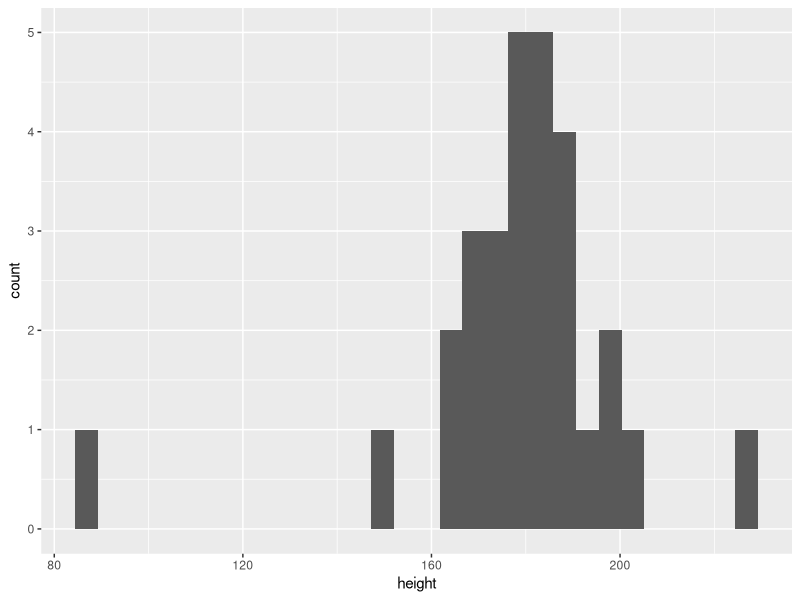
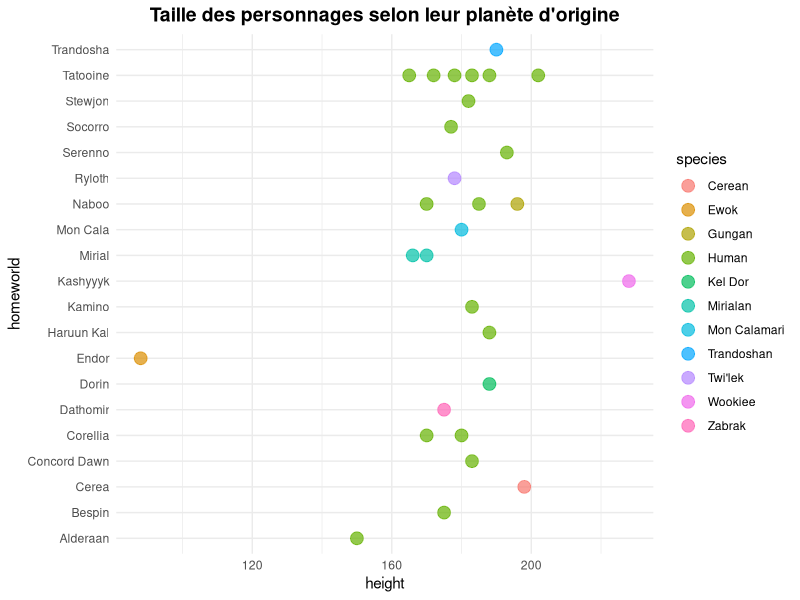
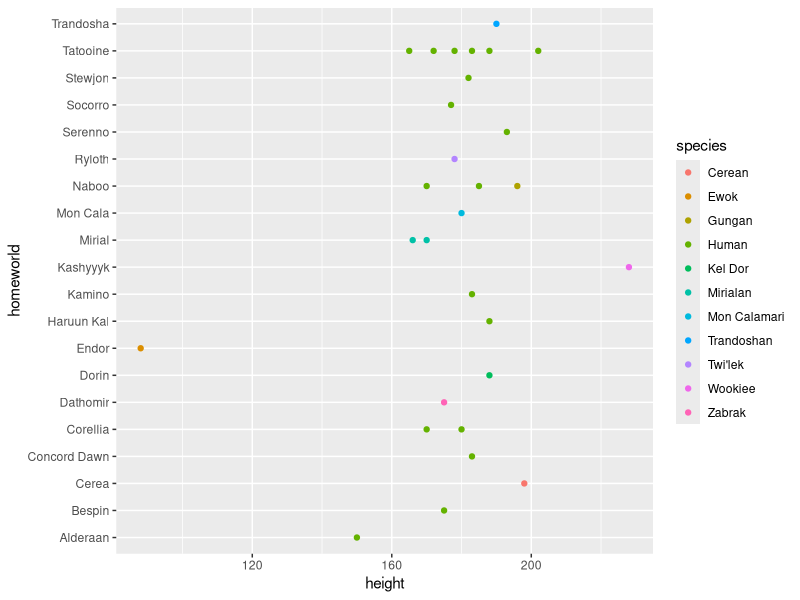
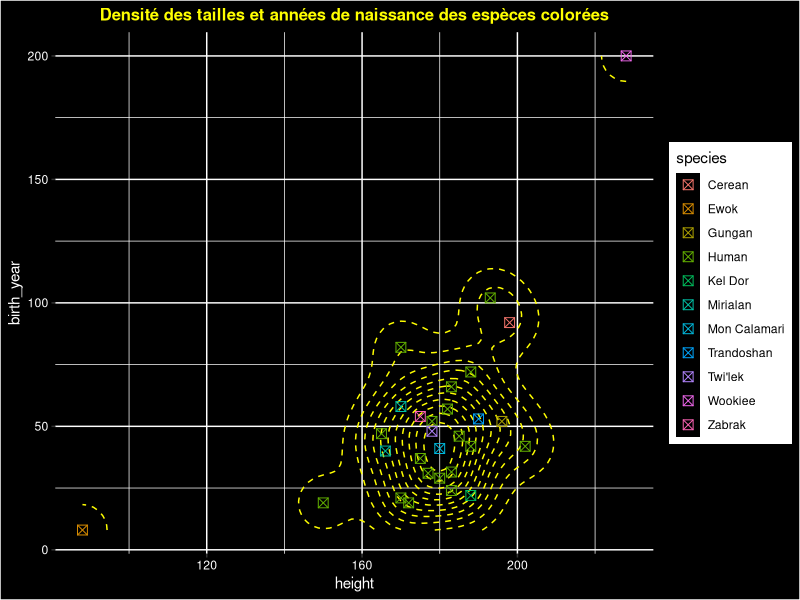

The R script that drew these images, in order:
install.packages("dplyr") # instaler le package dplyr
library(dplyr)
data("starwars") #dans dplyr il y a un jeu de donné starwars
starwars
head(starwars)
colSums(is.na(starwars)) #pour voir ou il a des NA

install.packages("ggplot2")
library(ggplot2)

###enlever les NA des données et autres testes###

data <- starwars |> filter(!is.na(height) & !is.na(mass) & !is.na(hair_color)& !is.na(birth_year) & !is.na(sex)& !is.na(gender)& !is.na(homeworld)& !is.na(species))
head(data)
data2 <- data |> select(height, species, homeworld) #pour avoir que 3 variable
data2
ggplot(data2) + geom_histogram(aes(x= height)) # histo de la taille

###chatgpt###

ggplot(data, aes(x = homeworld, y = height, color = species)) +
  geom_point(size = 4, alpha = 0.7) +  
  theme_minimal() + #ca sert a rien autant ecrire theme() et faire le travail
  coord_flip() + # Tourne le graphique pour lisibilité
  ggtitle("Taille des personnages selon leur planète d'origine") +
  theme(plot.title = element_text(hjust = 0.5, face = "bold", size = 14))


###De moi###
ggplot(data)+
  geom_point(aes(x = height, y = homeworld, color= species))

#je veux un graphique de densité 2d avec les especes en point de couleur
#pour voir la répartition des especes selon height et birth_year


ggplot (data)+
  geom_density_2d(aes(x = height, y = birth_year), color = "yellow", linetype = 8)+ #densité 2d, couleure jaune
  geom_point(aes(x = height, y = birth_year, color = species),size = 3, alpha = 2, shape = 7)+ # points de couleure pour espèces
  theme(
    panel.background = element_rect(fill = "black"), #le fond du graphique en noir
    plot.background = element_rect(fill = "black"), # l'arriere du graphique en noir 
    axis.text = element_text(color = "white"), #texte = les epeces en blanc
    axis.title = element_text(color = "white"), # nom des axes en blans
    plot.title = element_text(hjust = 0.5, face = "bold", size = 12, color = "yellow"))+ #taille et couleur du titre 
  ggtitle("Densité des tailles et années de naissance des espèces colorées")



